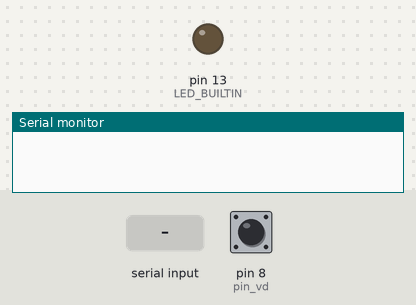
Simulated run of this sketch. Board: Arduino Uno, built with avr-gcc and run on an emulated ATmega328P. Shown: output pins drawn as LEDs (lit = HIGH), the last lines printed to the serial monitor. The test bench sets the inputs (shaded band); at power-on: pin 8 (pin_vd) HIGH. Random numbers use the default seed unless the sketch sets one.

Above: at 1.2 s.
1.3 s: "r" received over Serial
2.8 s: pin 8 (pin_vd) pulled LOW for 0.15 s
At 3.1 s:
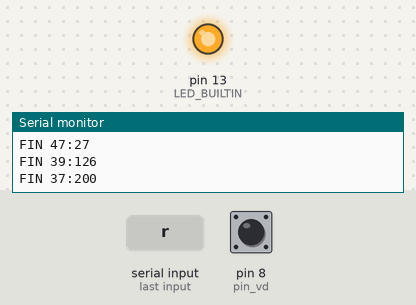
5.9 s: "t" received over Serial
Timing chart, 0 to 8.9 s (numbered marks = the images above; inputs shaded):
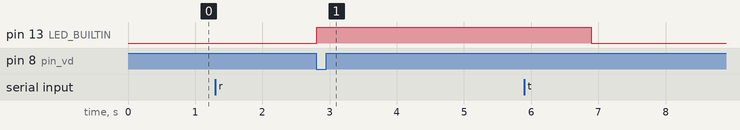

Measured:
- after the input at 2.8 s, pin 13 (LED_BUILTIN): LOW → HIGH at once

The sketch:

board_sim.ino
```cpp
#include "Arduino.h"
#include "HardwareSerial.h"

const byte pin_vd    = 8; // voordrink pin
const byte n_players = 28;
const byte players[n_players] = {22, 23, 24, 25, 26, 27, 28, 29, 30, 31, 32, 33, 34, 35, 36, 37, 38, 39, 40, 41, 42, 43, 44, 45, 46, 47, 48, 49};

//const byte n_players = 1;
//const byte players[n_players] = {33};

const int min_down = 10;

bool player_gs[n_players];
unsigned long player_down[n_players];
unsigned long player_times[n_players];
unsigned long t_start;
bool game_state;
bool ready_state;
unsigned long vd_down;
bool vd_up = true;

long int cycle_count;

bool randSim = true;
long randnumber;


#define ready_code  "RDY"
#define start_code  "STR"
#define stop_code   "STP"
#define times_code  "TMS"
#define finish_code "FIN"
#define gametime_code "GMT"
#define cyclecount_code "CYC"


void setup() {
  // put your setup code here, to run once:
  Serial.begin(115200);

  setAllPlayers(false);

  pinMode(pin_vd, INPUT_PULLUP);
  game_state = false;
  vd_down = 0;

  pinMode(LED_BUILTIN, OUTPUT);
  randomSeed(analogRead(0));
}

void loop() {
  readSerial();

  if (!ready_state)
    return;

  if (!game_state)
    readVd();
  else
    gameCycle();
}


void gameCycle()
{
  cycle_count ++;
  bool all_states = false;

  for (int i = 0; i != n_players; ++i)
  {
    if (!player_gs[i])                        // if player is not in the game, skip it.
      continue;

    long int t = millis();

    randnumber = random(2000);
    if (randnumber == 1) {
      player_times[i] = t - t_start;
      player_gs[i] = false;

      Serial.print(finish_code);
      Serial.print(' ');
      Serial.print(players[i]);
      Serial.print(":");
      Serial.println(player_times[i]);
    }
    all_states = true;
  }

  if (!all_states) {                          // are there players left in the game?
    stopGame();
  }
}


void printTimes()
{
  Serial.print(times_code);
  Serial.print(" {");
  for (int i = 0; i != n_players; ++i) {
    if (i)
      Serial.print(',');
    Serial.print(i); Serial.print(':'); Serial.print(player_times[i]);
  }
  Serial.println('}');
}


void readVd()
{
  if (!digitalRead(pin_vd))
  {
    bool vd = false;
    long int t = millis();
    if (vd_down == 0)
      vd_down = t;
    else {
      if (vd_up == true && t - vd_down > min_down) {
        vd_up = false;
        if (game_state == false)
          startGame();
      }
    }
  }
  else {
    vd_down = 0;
    vd_up = true;
  }
}

void readSerial()
{
  if (Serial.available() > 0) {
    // read the incoming byte:
    byte incomingByte = Serial.read();

    switch (incomingByte) {
      case 'r' :
        if (!ready_state)
          getReady();
        break;
      case 's' :
        if (game_state)
          stopGame();
        else if (ready_state)
          startGame();
        break;
      case 't' :
        printTimes();
    }
  }
}

void getReady()
{
  Serial.println(ready_code);
  ready_state = true;
}


void startGame()
{
  digitalWrite(LED_BUILTIN, HIGH);
  Serial.println(start_code);

  game_state = true;
  setAllPlayers(true);

  t_start = millis();
  cycle_count = 0;
}

void stopGame()
{
  digitalWrite(LED_BUILTIN, LOW);
  Serial.println(stop_code);

  game_state = false;
  ready_state = false;

  long int game_time = millis() - t_start;
  Serial.print(gametime_code);   Serial.print(' '); Serial.println(game_time);
  Serial.print(cyclecount_code); Serial.print(' '); Serial.println(cycle_count);
  delay(10);
}


void setAllPlayers(bool state)
{
  for (int i = 0; i != n_players; ++i)
  {
    player_gs[i] = state;
    player_down[i] = 0;
    player_times[i] *= !state;
  }
}
```
